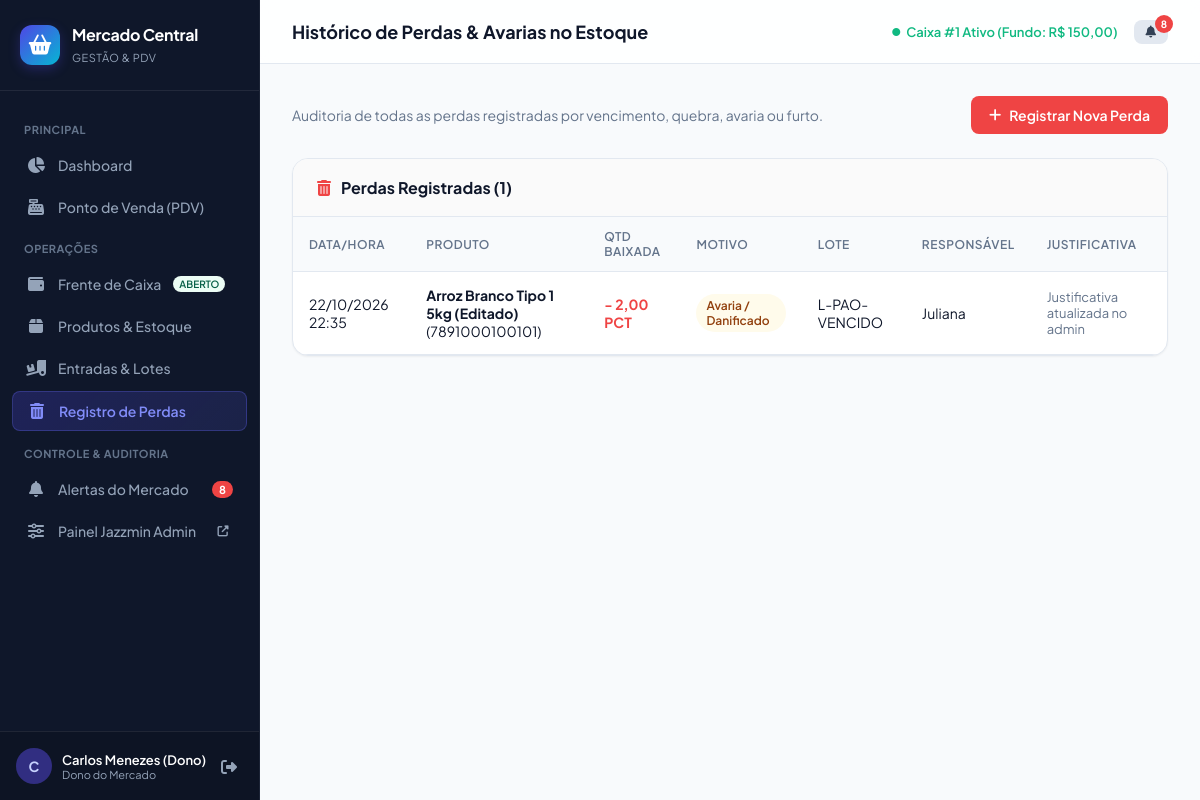
Page /perdas/ (signed in) on the committed database.
### mercado/models.py (models this page shows, shortened)
class Usuario(AbstractUser):
    PAPEIS = (
        ('DONO', 'Dono do Mercado'),
        ('GERENTE', 'Gerente'),
        ('OPERADOR', 'Operador de Caixa'),
        ('ESTOQUISTA', 'Estoquista'),
    )
    papel = models.CharField(max_length=20, choices=PAPEIS, default='OPERADOR', verbose_name='Papel')
    class Meta:
        verbose_name = 'Usuário'
        verbose_name_plural = 'Usuários'

class Caixa(models.Model):
    operador = models.ForeignKey(Usuario, on_delete=models.PROTECT, related_name='caixas', verbose_name='Operador')
    aberto = models.BooleanField(default=True, verbose_name='Caixa Aberto?')
    data_abertura = models.DateTimeField(default=timezone.now, blank=True, verbose_name='Data de Abertura')
    data_fechamento = models.DateTimeField(null=True, blank=True, verbose_name='Data de Fechamento')
    fundo_troco_inicial = models.DecimalField(max_digits=10, decimal_places=2, default=0, verbose_name='Fundo de Troco Inicial (R$)')
    valor_fisico_conferido = models.DecimalField(max_digits=10, decimal_places=2, null=True, blank=True, verbose_name='Valor Físico Conferido (R$)')
    valor_sistema = models.DecimalField(max_digits=10, decimal_places=2, default=0, verbose_name='Valor Esperado no Sistema (R$)')
    observacao = models.TextField(blank=True, null=True, verbose_name='Observação do Fechamento')
    class Meta:
        verbose_name = 'Caixa'
        verbose_name_plural = 'Caixas'
        ordering = ['-data_abertura']

class Perda(models.Model):
    MOTIVOS = (
        ('VENCIMENTO', 'Produto Vencido'),
        ('AVARIA', 'Avaria / Danificado'),
        ('FURTO', 'Furto / Extravio'),
        ('DESCARTE', 'Descarte / Qualidade'),
        ('OUTRO', 'Outro Motivo'),
    )
    produto = models.ForeignKey(Produto, on_delete=models.CASCADE, related_name='perdas', verbose_name='Produto')
    lote = models.ForeignKey(Lote, on_delete=models.SET_NULL, null=True, blank=True, verbose_name='Lote')
    quantidade = models.DecimalField(max_digits=10, decimal_places=2, verbose_name='Quantidade Perdida')
    motivo = models.CharField(max_length=30, choices=MOTIVOS, default='AVARIA', verbose_name='Motivo da Perda')
    responsavel = models.ForeignKey(Usuario, on_delete=models.PROTECT, related_name='perdas_registradas', verbose_name='Responsável')
    data_hora = models.DateTimeField(default=timezone.now, blank=True, verbose_name='Data e Hora')
    justificativa = models.TextField(blank=True, null=True, verbose_name='Justificativa Detalhada')
    class Meta:
        verbose_name = 'Registro de Perda'
        verbose_name_plural = 'Registros de Perdas'
        ordering = ['-data_hora']

class Produto(models.Model):
    CATEGORIAS = (
        ('MERCEARIA', 'Mercearia'),
        ('BEBIDAS', 'Bebidas'),
        ('HORTIFRUTI', 'Hortifruti'),
        ('PADARIA', 'Padaria'),
        ('AÇOUGUE', 'Açougue'),
        ('FRIOS', 'Frios e Laticínios'),
        ('LIMPEZA', 'Limpeza'),
        ('HIGIENE', 'Higiene Pessoal'),
        ('OUTROS', 'Outros'),
    )
    UNIDADES = (
        ('UN', 'Unidade (UN)'),
        ('KG', 'Quilo (KG)'),
        ('L', 'Litro (L)'),
        ('CX', 'Caixa (CX)'),
        ('PCT', 'Pacote (PCT)'),
    )
    codigo = models.CharField(max_length=50, unique=True, verbose_name='Código de Barras / Código')
    nome = models.CharField(max_length=150, verbose_name='Nome do Produto')
    categoria = models.CharField(max_length=30, choices=CATEGORIAS, default='MERCEARIA', verbose_name='Categoria')
    unidade = models.CharField(max_length=10, choices=UNIDADES, default='UN', verbose_name='Unidade de Medida')
    estoque_minimo = models.DecimalField(max_digits=10, decimal_places=2, default=5, verbose_name='Estoque Mínimo')
    preco_custo = models.DecimalField(max_digits=10, decimal_places=2, default=0, verbose_name='Preço de Custo (R$)')
    margem_lucro = models.DecimalField(max_digits=5, decimal_places=2, default=30.00, verbose_name='Margem de Lucro (%)')
    preco_venda = models.DecimalField(max_digits=10, decimal_places=2, default=0, verbose_name='Preço de Venda (R$)')
    ativo = models.BooleanField(default=True, verbose_name='Ativo')
    data_criacao = models.DateTimeField(auto_now_add=True)
    class Meta:
        verbose_name = 'Produto'
        verbose_name_plural = 'Produtos'
        ordering = ['nome']

class Lote(models.Model):
    produto = models.ForeignKey(Produto, on_delete=models.CASCADE, related_name='lotes', verbose_name='Produto')
    entrada = models.ForeignKey(EntradaMercadoria, on_delete=models.CASCADE, related_name='lotes_recebidos', null=True, blank=True, verbose_name='Entrada NF')
    numero_lote = models.CharField(max_length=60, verbose_name='Número do Lote')
    quantidade = models.DecimalField(max_digits=10, decimal_places=2, verbose_name='Quantidade em Estoque')
    custo_unitario = models.DecimalField(max_digits=10, decimal_places=2, verbose_name='Custo Unitário (R$)')
    data_validade = models.DateField(verbose_name='Data de Validade')
    criado_em = models.DateTimeField(auto_now_add=True)
    class Meta:
        verbose_name = 'Lote'
        verbose_name_plural = 'Lotes'
        ordering = ['data_validade', 'id']

### mercado/views.py (the view)
# urls.py: path('perdas/', views.perda_lista_view, name='perda_lista'),
@login_required
def perda_lista_view(request):
    perdas = Perda.objects.select_related('produto', 'lote', 'responsavel').order_by('-data_hora')[:50]
    return render(request, 'mercado/perdas/lista.html', {'perdas': perdas})

### mercado/context_processors.py (called while the page is built)
def alertas_context(request):
    if request.user.is_authenticated:
        alertas_pendentes = Alerta.objects.filter(visto=False).order_by('-data_criacao')[:10]
        total_alertas = Alerta.objects.filter(visto=False).count()
        caixa_aberto = Caixa.objects.filter(aberto=True, operador=request.user).first()
        if not caixa_aberto and request.user.papel in ['DONO', 'GERENTE']:
            caixa_aberto = Caixa.objects.filter(aberto=True).first()
        return {
            'alertas_pendentes': alertas_pendentes,
            'total_alertas': total_alertas,
            'caixa_aberto_usuario': caixa_aberto,
        }
    return {
        'alertas_pendentes': [],
        'total_alertas': 0,
        'caixa_aberto_usuario': None,
    }

### templates/mercado/perdas/lista.html (shortened to what this page needs)
{% extends 'base.html' %}
{% block page_title %}Histórico de Perdas &amp; Avarias no Estoque{% endblock %}
{% block content %}
<div style="display: flex; justify-content: space-between; align-items: center; margin-bottom: 24px;">
  <p style="color: var(--text-muted); font-size: 14px;">Auditoria de todas as perdas registradas por vencimento, quebra, avaria ou furto.</p>
  {% if user.papel != 'OPERADOR' %}
    <a href="{% url 'perda_registrar' %}" class="btn btn-danger">
      <i class="fas fa-plus"></i> Registrar Nova Perda
    </a>
  {% endif %}
</div>
<div class="card">
  <div class="card-header">
    <h3><i class="fas fa-trash-alt" style="color: var(--danger);"></i> Perdas Registradas ({{ perdas|length }})</h3>
  </div>
  <div class="table-responsive">
    <table class="custom-table">
      <thead>
        <tr>
          <th>Data/Hora</th>
          <th>Produto</th>
          <th>Qtd Baixada</th>
          <th>Motivo</th>
          <th>Lote</th>
          <th>Responsável</th>
          <th>Justificativa</th>
        </tr>
      </thead>
      <tbody>
        {% for p in perdas %}
          <tr>
            <td>{{ p.data_hora|date:"d/m/Y H:i" }}</td>
            <td><strong>{{ p.produto.nome }}</strong> ({{ p.produto.codigo }})</td>
            <td><strong style="color: var(--danger); font-size: 14px;">- {{ p.quantidade }} {{ p.produto.unidade }}</strong></td>
            <td>
              <span class="badge badge-warning">{{ p.get_motivo_display }}</span>
            </td>
            <td>{{ p.lote.numero_lote|default:"Lote Geral" }}</td>
            <td>{{ p.responsavel.first_name|default:p.responsavel.username }}</td>
            <td style="font-size: 13px; color: var(--text-muted);">{{ p.justificativa|default:"-" }}</td>
          </tr>
        {% empty %}
          <tr>
            <td colspan="7" style="text-align: center; color: var(--text-muted); padding: 40px;">
              Nenhuma perda registrada no mercado até o momento.
            </td>
          </tr>
        {% endfor %}
      </tbody>
    </table>
  </div>
</div>
{% endblock %}

### templates/base.html (shortened to what this page needs)
{% load static %}
<!DOCTYPE html>
<html lang="pt-br">
<head>
  <link rel="stylesheet" href="https://cdnjs.cloudflare.com/ajax/libs/font-awesome/6.5.1/css/all.min.css">
  <link rel="stylesheet" href="{% static 'css/custom.css' %}">
</head>
<body>
  <aside class="app-sidebar">
    <div class="brand-header">
      <div class="brand-icon">
        <i class="fas fa-shopping-basket"></i>
      </div>
      <div class="brand-text">
        <h1>Mercado Central</h1>
        <span>Gestão &amp; PDV</span>
      </div>
    </div>
    <ul class="sidebar-menu">
      <li class="menu-section-title">Principal</li>
      <li>
        <a href="{% url 'dashboard' %}" class="{% if request.resolver_match.url_name == 'dashboard' %}active{% endif %}">
          <i class="fas fa-chart-pie"></i>
          <span>Dashboard</span>
        </a>
      </li>
      <li>
        <a href="{% url 'pdv' %}" class="{% if request.resolver_match.url_name == 'pdv' %}active{% endif %}">
          <i class="fas fa-cash-register"></i>
          <span>Ponto de Venda (PDV)</span>
        </a>
      </li>
      <li class="menu-section-title">Operações</li>
      <li>
        <a href="{% url 'caixa_status' %}" class="{% if 'caixa' in request.resolver_match.url_name %}active{% endif %}">
          <i class="fas fa-wallet"></i>
          <span>Frente de Caixa</span>
          {% if caixa_aberto_usuario %}
            <span class="badge badge-success" style="font-size: 10px; padding: 2px 6px;">ABERTO</span>
          {% else %}
            <span class="badge badge-neutral" style="font-size: 10px; padding: 2px 6px;">FECHADO</span>
          {% endif %}
        </a>
      </li>
      <li>
        <a href="{% url 'produto_lista' %}" class="{% if 'produto' in request.resolver_match.url_name %}active{% endif %}">
          <i class="fas fa-box"></i>
          <span>Produtos &amp; Estoque</span>
        </a>
      </li>
      <li>
        <a href="{% url 'entrada_lista' %}" class="{% if 'entrada' in request.resolver_match.url_name %}active{% endif %}">
          <i class="fas fa-truck-loading"></i>
          <span>Entradas &amp; Lotes</span>
        </a>
      </li>
      <li>
        <a href="{% url 'perda_lista' %}" class="{% if 'perda' in request.resolver_match.url_name %}active{% endif %}">
          <i class="fas fa-trash-alt"></i>
          <span>Registro de Perdas</span>
        </a>
      </li>
      <li class="menu-section-title">Controle &amp; Auditoria</li>
      <li>
        <a href="{% url 'alerta_lista' %}" class="{% if 'alerta' in request.resolver_match.url_name %}active{% endif %}">
          <i class="fas fa-bell"></i>
          <span>Alertas do Mercado</span>
          {% if total_alertas > 0 %}
            <span class="menu-badge">{{ total_alertas }}</span>
          {% endif %}
        </a>
      </li>
      {% if user.is_staff %}
      <li>
        <a href="/admin/" target="_blank">
          <i class="fas fa-sliders-h"></i>
          <span>Painel Jazzmin Admin</span>
          <i class="fas fa-external-link-alt" style="font-size: 11px; margin-left: auto;"></i>
        </a>
      </li>
      {% endif %}
    </ul>
    <div class="sidebar-footer">
      <div class="user-card">
        <div class="user-avatar">
          {{ user.first_name|default:user.username|slice:":1"|upper }}
        </div>
        <div class="user-info">
          <div class="name">{{ user.get_full_name|default:user.username }}</div>
          <div class="role">{{ user.get_papel_display }}</div>
        </div>
      </div>
      <a href="{% url 'logout' %}" class="btn-logout" title="Sair do Sistema">
        <i class="fas fa-sign-out-alt"></i>
      </a>
    </div>
  </aside>
  <main class="app-main">
    <header class="top-navbar">
      <div class="navbar-title">
        <h2>{% block page_title %}Dashboard{% endblock %}</h2>
      </div>
      <div class="navbar-actions">
        {% if caixa_aberto_usuario %}
          <div style="font-size: 13px; color: var(--success); font-weight: 600; display: flex; align-items: center; gap: 6px;">
            <i class="fas fa-circle" style="font-size: 8px;"></i>
            <span>Caixa #{{ caixa_aberto_usuario.id }} Ativo (Fundo: R$ {{ caixa_aberto_usuario.fundo_troco_inicial }})</span>
          </div>
        {% else %}
          <a href="{% url 'caixa_abrir' %}" class="btn btn-sm btn-primary">
            <i class="fas fa-key"></i> Abrir Caixa
          </a>
        {% endif %}
        <a href="{% url 'alerta_lista' %}" class="btn btn-sm btn-secondary" style="position: relative;" title="Alertas">
          <i class="fas fa-bell"></i>
          {% if total_alertas > 0 %}
            <span style="position: absolute; top: -5px; right: -5px; background: var(--danger); color: #fff; border-radius: 9999px; width: 18px; height: 18px; font-size: 10px; display: flex; align-items: center; justify-content: center; font-weight: bold;">
              {{ total_alertas }}
            </span>
          {% endif %}
        </a>
      </div>
    </header>
    <div class="page-content">
      {% block content %}{% endblock %}
    </div>
  </main>
</body>
</html>

### rows in the picture
Usuario: first_name "C", get_full_name "Carlos Menezes (Dono)", papel "Dono do Mercado"
Caixa: id "1", fundo_troco_inicial "150,00"
Perda: data_hora "22/10/2026 22:35", produto.nome "Arroz Branco Tipo 1 5kg (Editado)", produto.codigo "7891000100101", quantidade "2,00", produto.unidade "PCT", motivo "Avaria / Danificado", lote.numero_lote "L-PAO-VENCIDO", responsavel.first_name "Juliana", justificativa "Justificativa atualizada no admin"

### other values in the picture
{{ total_alertas }} "8"
{{ perdas|length }} "1"
